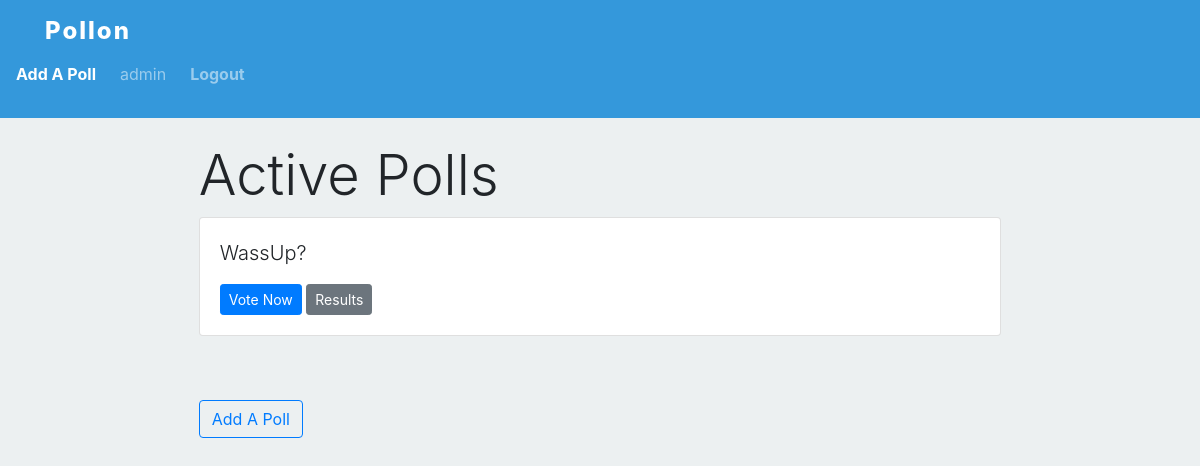
The app's page /polls/ (signed in), older data.
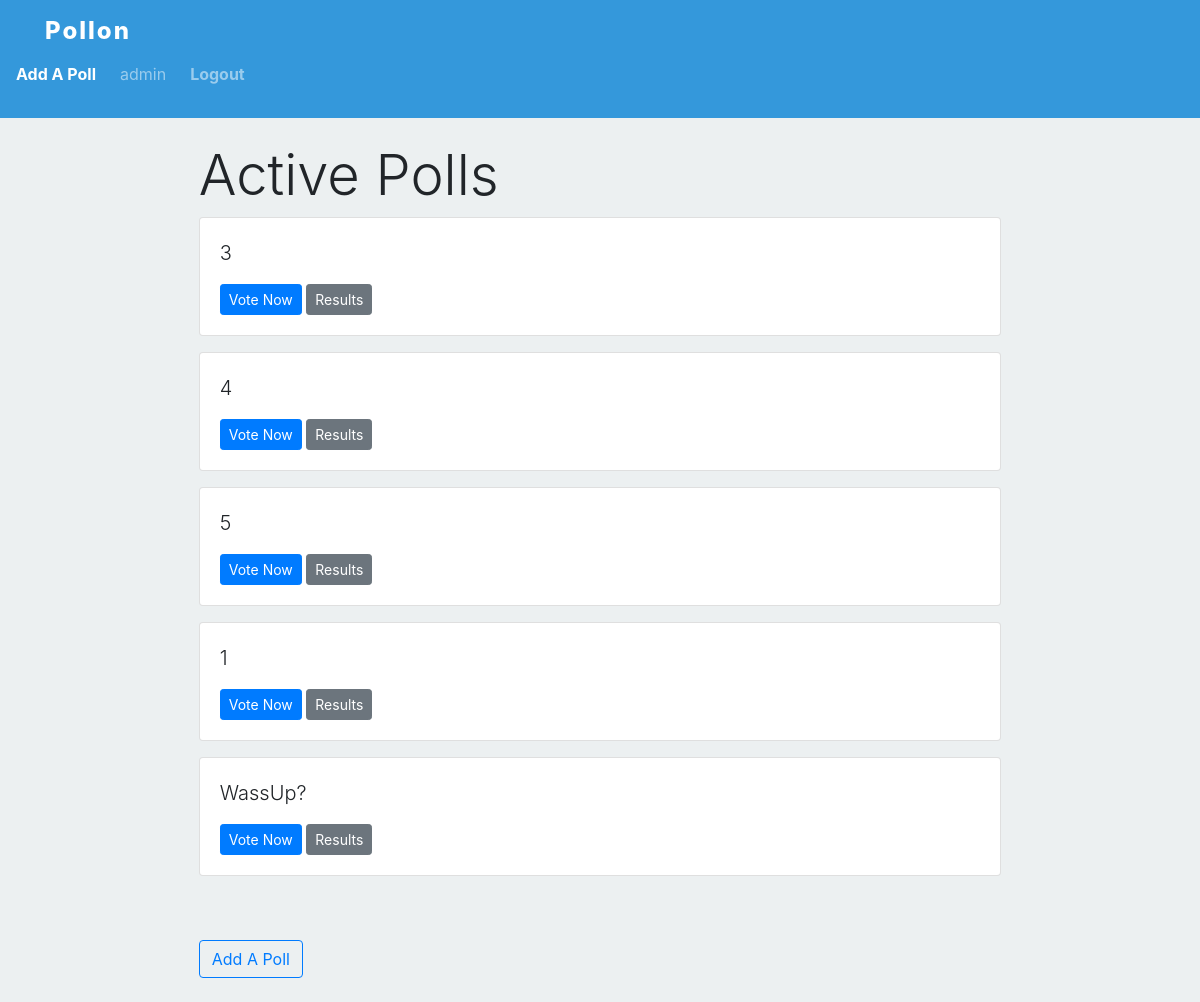
The same page, newer data.
### polls/models.py (models this page shows)
class Question(models.Model):
    question_text = models.TextField(max_length=400)
    pub_date = models.DateTimeField('Date Published',default=datetime.datetime.now())
    open_for_all = models.BooleanField(default=True)
    voted_by = models.ManyToManyField(User,null=True,blank=True)
    login_required = models.BooleanField(default=False)
    def __str__(self):
        return self.question_text
    def link(self):
        return helpers.inttohex(self.id)

### polls/views.py (the view)
# urls.py: path('',views.index,name="index")
def index(request):
    if request.user.is_authenticated:
        latest_question = Question.objects.order_by('-pub_date').filter(open_for_all=True)
    else:
        latest_question = Question.objects.order_by('-pub_date').filter(open_for_all=True).filter(login_required=False)
    return render(request,"polls/index.html",{
        'latest_question' : latest_question
    })

### polls/helpers.py (called while the page is built)
def inttohex(s):
    val =  hex(int(s)*1234)
    return str(val)

### templates/polls/index.html
{% extends 'polls/layout.html' %}
{% block body %}
<h1 class="display-4">Active Polls</h1>
{% for question in latest_question %}
<div class="card mb-3">
    <div class="card-body">
        <p class="lead">
{{question}}
        </p>
        <a href="{% url 'polls:details' question.link %}" class="btn btn-primary btn-sm">Vote Now</a>
        <a href="{% url 'polls:results' question.link %}" class="btn btn-secondary btn-sm">Results</a>
    </div>
</div>
{% empty %}
    NO POLLS
{% endfor %}
<br>
<a class="btn btn-outline-primary mb-4 mt-4" href="{% url 'polls:addPoll' %}"> Add A Poll </a>
{% endblock %}

### templates/polls/layout.html (shortened to what this page needs)
{% load static %}
<!DOCTYPE html>
<html lang="en">
<head>
    <link rel="stylesheet" href="https://cdn.jsdelivr.net/npm/bootstrap@4.5.3/dist/css/bootstrap.min.css">
    <link rel="stylesheet" href="{% static 'polls/layout.css' %}">
</head>
<body>
    {% include 'partials/_navbar.html' %}
    <div class="container">
        <div class="col-md-9 col-sm-12 m-auto">
    {% block body %}
    {% endblock %}
        </div>
    </div>
</body>
</html>

### templates/partials/_navbar.html
<nav class="navbar navbar-dark bg-primary mb-4">
    <div class="container">
        <div class="navbar-brand"> <a href="{% url 'pages:index' %}" style="color: white;text-decoration: none; font-weight: 800; letter-spacing: 2px; font-size: 1.5rem;"> Pollon</a></div>
    </div>
    <div style="display: flex; flex-direction: row;" class="navbar-nav">
      <a class="nav-item nav-link active mr-4 font-weight-bold" href="{% url 'polls:addPoll' %}">Add A Poll</a>
      {% if user.is_authenticated %}
        <p class="nav-item nav-link mr-4 ">{{user.username}}</p>
      <a class="nav-item nav-link  mr-4 font-weight-bold" href="/accounts/logout">Logout</a>
      {% else %}
      <a class="nav-item nav-link  mr-4 font-weight-bold" href="/accounts/login">Login</a>
      {% endif %}
    </div>
</nav>

### polls/static/polls/layout.css (style rules this page uses)
body { background: #ecf0f1; }
.navbar { background-color: #3498db !important; }

### templates/polls/layout.html (style rules this page uses)
body { background: #ecf0f1; }
.navbar { background-color: #3498db !important; }

Row changes from the older to the newer data that the page shows:
added Question: question_text "3"
added Question: question_text "4"
added Question: question_text "5"
added Question: question_text "1"
